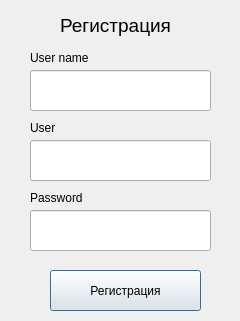
<?xml version="1.0" encoding="UTF-8"?>
<ui version="4.0">
 <class>Dialog</class>
 <widget class="QDialog" name="Dialog">
  <property name="geometry">
   <rect>
    <x>0</x>
    <y>0</y>
    <width>240</width>
    <height>321</height>
   </rect>
  </property>
  <property name="windowTitle">
   <string>Dialog</string>
  </property>
  <widget class="QLabel" name="label">
   <property name="geometry">
    <rect>
     <x>60</x>
     <y>10</y>
     <width>121</width>
     <height>31</height>
    </rect>
   </property>
   <property name="font">
    <font>
     <pointsize>14</pointsize>
    </font>
   </property>
   <property name="text">
    <string>Регистрация</string>
   </property>
  </widget>
  <widget class="QPushButton" name="regButton">
   <property name="geometry">
    <rect>
     <x>50</x>
     <y>270</y>
     <width>151</width>
     <height>41</height>
    </rect>
   </property>
   <property name="text">
    <string>Регистрация</string>
   </property>
  </widget>
  <widget class="QLineEdit" name="userEdit">
   <property name="geometry">
    <rect>
     <x>30</x>
     <y>140</y>
     <width>181</width>
     <height>41</height>
    </rect>
   </property>
   <property name="font">
    <font>
     <pointsize>14</pointsize>
    </font>
   </property>
  </widget>
  <widget class="QLabel" name="label_2">
   <property name="geometry">
    <rect>
     <x>30</x>
     <y>50</y>
     <width>61</width>
     <height>16</height>
    </rect>
   </property>
   <property name="text">
    <string>User name</string>
   </property>
  </widget>
  <widget class="QLabel" name="label_3">
   <property name="geometry">
    <rect>
     <x>30</x>
     <y>120</y>
     <width>61</width>
     <height>16</height>
    </rect>
   </property>
   <property name="text">
    <string>User</string>
   </property>
  </widget>
  <widget class="QLineEdit" name="loginEdit">
   <property name="geometry">
    <rect>
     <x>30</x>
     <y>70</y>
     <width>181</width>
     <height>41</height>
    </rect>
   </property>
   <property name="font">
    <font>
     <pointsize>14</pointsize>
    </font>
   </property>
  </widget>
  <widget class="QLineEdit" name="passwordEdit_2">
   <property name="geometry">
    <rect>
     <x>30</x>
     <y>210</y>
     <width>181</width>
     <height>41</height>
    </rect>
   </property>
   <property name="font">
    <font>
     <pointsize>14</pointsize>
    </font>
   </property>
  </widget>
  <widget class="QLabel" name="label_4">
   <property name="geometry">
    <rect>
     <x>30</x>
     <y>190</y>
     <width>61</width>
     <height>16</height>
    </rect>
   </property>
   <property name="text">
    <string>Password</string>
   </property>
  </widget>
 </widget>
 <resources/>
 <connections/>
</ui>
